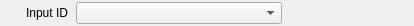
<?xml version="1.0" encoding="UTF-8"?>
<ui version="4.0">
 <class>InputIDPickerWidget</class>
 <widget class="QWidget" name="InputIDPickerWidget">
  <property name="geometry">
   <rect>
    <x>0</x>
    <y>0</y>
    <width>414</width>
    <height>26</height>
   </rect>
  </property>
  <layout class="QHBoxLayout" name="horizontalLayout_2" stretch="1,5">
   <property name="spacing">
    <number>8</number>
   </property>
   <property name="leftMargin">
    <number>0</number>
   </property>
   <property name="topMargin">
    <number>0</number>
   </property>
   <property name="rightMargin">
    <number>0</number>
   </property>
   <property name="bottomMargin">
    <number>0</number>
   </property>
   <item>
    <widget class="QnElidedLabel" name="label">
     <property name="sizePolicy">
      <sizepolicy hsizetype="Ignored" vsizetype="Preferred">
       <horstretch>0</horstretch>
       <verstretch>0</verstretch>
      </sizepolicy>
     </property>
     <property name="text">
      <string>Input ID</string>
     </property>
     <property name="alignment">
      <set>Qt::AlignRight|Qt::AlignTrailing|Qt::AlignVCenter</set>
     </property>
     <property name="wordWrap">
      <bool>true</bool>
     </property>
    </widget>
   </item>
   <item>
    <layout class="QHBoxLayout" name="horizontalLayout" stretch="5,3">
     <property name="spacing">
      <number>8</number>
     </property>
     <item>
      <widget class="QComboBox" name="inputIDComboBox">
       <property name="currentText">
        <string/>
       </property>
       <property name="currentIndex">
        <number>-1</number>
       </property>
      </widget>
     </item>
     <item>
      <widget class="QWidget" name="spacer" native="true"/>
     </item>
    </layout>
   </item>
  </layout>
 </widget>
 <customwidgets>
  <customwidget>
   <class>QnElidedLabel</class>
   <extends>QLabel</extends>
   <header location="global">ui/widgets/common/elided_label.h</header>
  </customwidget>
 </customwidgets>
 <resources/>
 <connections/>
</ui>
